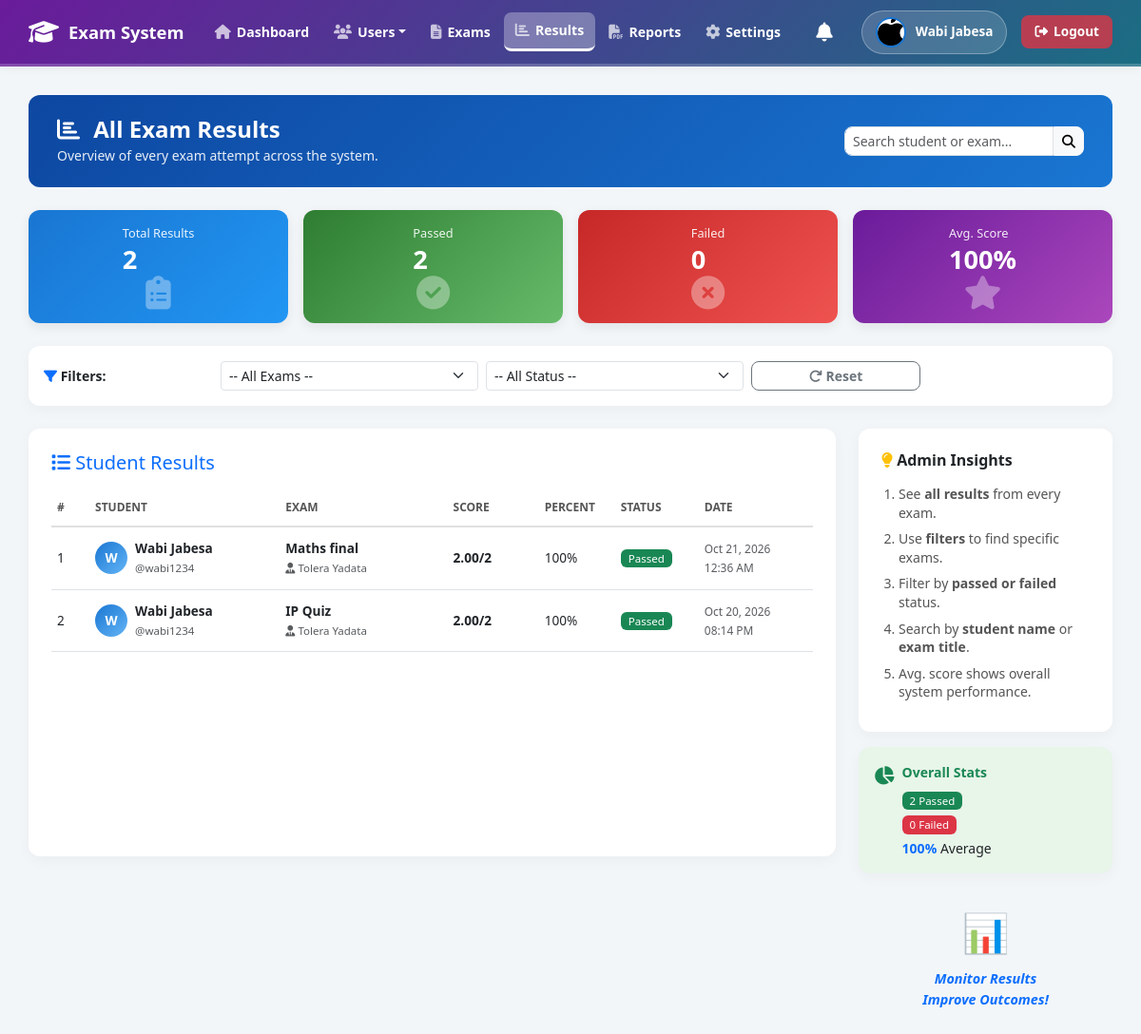
/admin/results.php (signed in), run on the app's committed database.
### tables this page shows
CREATE TABLE `users` (
  `user_id` int(11) NOT NULL,
  `name` varchar(100) NOT NULL,
  `email` varchar(100) NOT NULL,
  `username` varchar(50) NOT NULL,
  `password` varchar(255) NOT NULL,
  `role` varchar(20) NOT NULL,
  `status` varchar(10) DEFAULT 'Active',
  `created_at` datetime DEFAULT current_timestamp(),
  `profile_image` varchar(255) DEFAULT NULL
);

CREATE TABLE `attempts` (
  `attempt_id` int(11) NOT NULL,
  `student_id` int(11) NOT NULL,
  `exam_id` int(11) NOT NULL,
  `start_time` datetime DEFAULT current_timestamp(),
  `end_time` datetime DEFAULT NULL,
  `score` decimal(5,2) DEFAULT NULL,
  `status` varchar(20) DEFAULT 'In Progress'
);

CREATE TABLE `exams` (
  `exam_id` int(11) NOT NULL,
  `title` varchar(100) NOT NULL,
  `subject` varchar(100) NOT NULL,
  `exam_type` varchar(50) NOT NULL,
  `duration_minutes` int(11) NOT NULL,
  `start_time` datetime NOT NULL,
  `end_time` datetime NOT NULL,
  `description` text DEFAULT NULL,
  `created_by` int(11) NOT NULL,
  `created_at` datetime DEFAULT current_timestamp(),
  `status` varchar(20) DEFAULT 'Draft',
  `total_questions` int(11) DEFAULT 0
);

### admin/results.php (the view, shortened to what this page needs)
<?php
require_once ROOT_PATH . '/db_connect.php';
include ROOT_PATH . '/includes/header.php';
$search = isset($_GET['search']) ? trim($_GET['search']) : "";
$where = "WHERE a.status = 'Completed'";
$results = $conn->query("
    SELECT
        a.*,
        u.name as student_name,
        u.username as student_username,
        e.title as exam_title,
        e.subject,
        e.created_by,
        t.name as teacher_name,
        (SELECT IFNULL(SUM(marks), 0) FROM questions q WHERE q.exam_id = e.exam_id) as total_marks
    FROM attempts a
    JOIN users u ON a.student_id = u.user_id
    JOIN exams e ON a.exam_id = e.exam_id
    JOIN users t ON e.created_by = t.user_id
    $where
    ORDER BY a.end_time DESC
");
$total_results = $conn->query("SELECT COUNT(*) as c FROM attempts WHERE status='Completed'")->fetch_assoc()['c'];
$passed_count = 0;
$failed_count = 0;
$total_percent = 0;
$total_rows = 0;
$stats_query = $conn->query("
    SELECT a.score,
        (SELECT IFNULL(SUM(marks),1) FROM questions q WHERE q.exam_id = a.exam_id) as t_marks
    FROM attempts a WHERE a.status='Completed'
");
while ($row = $stats_query->fetch_assoc()) {
    $pct = ($row['t_marks'] > 0) ? ($row['score'] / $row['t_marks']) * 100 : 0;
    if ($pct >= 50) $passed_count++; else $failed_count++;
    $total_percent += $pct;
    $total_rows++;
}
$avg_percent = ($total_rows > 0) ? round($total_percent / $total_rows, 1) : 0;
?>
<div class="main-content">
    <div class="page-header-box d-flex justify-content-between align-items-center mb-4">
        <div>
            <h4 class="m-0 fw-bold"><i class="fas fa-chart-bar me-2"></i> All Exam Results</h4>
            <small>Overview of every exam attempt across the system.</small>
        </div>
        <div>
            <form method="GET" action="" class="d-flex">
                <input type="text" name="search" class="form-control form-control-sm" placeholder="Search student or exam..." value="<?php echo htmlspecialchars($search); ?>" style="width: 220px; border-radius: 8px 0 0 8px;">
                <button type="submit" class="btn btn-light btn-sm" style="border-radius: 0 8px 8px 0;"><i class="fas fa-search"></i></button>
            </form>
        </div>
    </div>
    <div class="row g-3 mb-4">
        <div class="col-md-3">
            <div class="card summary-card" style="background: linear-gradient(135deg, #1976d2, #2196f3);">
                <div><small>Total Results</small><h3><?php echo $total_results; ?></h3></div>
                <i class="fas fa-clipboard-list"></i>
            </div>
        </div>
        <div class="col-md-3">
            <div class="card summary-card" style="background: linear-gradient(135deg, #2e7d32, #66bb6a);">
                <div><small>Passed</small><h3><?php echo $passed_count; ?></h3></div>
                <i class="fas fa-check-circle"></i>
            </div>
        </div>
        <div class="col-md-3">
            <div class="card summary-card" style="background: linear-gradient(135deg, #c62828, #ef5350);">
                <div><small>Failed</small><h3><?php echo $failed_count; ?></h3></div>
                <i class="fas fa-times-circle"></i>
            </div>
        </div>
        <div class="col-md-3">
            <div class="card summary-card" style="background: linear-gradient(135deg, #6a1b9a, #ab47bc);">
                <div><small>Avg. Score</small><h3><?php echo $avg_percent; ?>%</h3></div>
                <i class="fas fa-star"></i>
            </div>
        </div>
    </div>
    <div class="card p-3 mb-4">
        <form method="GET" action="" class="row g-2 align-items-center">
            <div class="col-md-2">
                <strong class="small"><i class="fas fa-filter text-primary"></i> Filters:</strong>
            </div>
            <div class="col-md-3">
                <select name="exam" class="form-select form-select-sm" onchange="this.form.submit()">
                    <option value="0">-- All Exams --</option>
                </select>
            </div>
            <div class="col-md-3">
                <select name="status" class="form-select form-select-sm" onchange="this.form.submit()">
                    <option value="">-- All Status --</option>
                </select>
            </div>
            <div class="col-md-2">
                <a href="results.php" class="btn btn-outline-secondary btn-sm w-100"><i class="fas fa-redo"></i> Reset</a>
            </div>
        </form>
    </div>
    <div class="row g-4">
        <div class="col-lg-9">
            <div class="card p-4" style="min-height: 450px;">
                <h5 class="text-primary mb-3">
                    <i class="fas fa-list"></i> Student Results
                </h5>
                <table class="table table-hover align-middle mb-0">
                    <thead>
                        <tr>
                            <th style="width: 5%;">#</th>
                            <th style="width: 25%;">Student</th>
                            <th style="width: 22%;">Exam</th>
                            <th style="width: 12%;">Score</th>
                            <th style="width: 10%;">Percent</th>
                            <th style="width: 11%;">Status</th>
                            <th style="width: 15%;">Date</th>
                        </tr>
                    </thead>
                    <tbody>
                        <?php
                        if ($results->num_rows > 0) {
                            $i = 1;
                            while ($r = $results->fetch_assoc()) {
                                $percent = ($r['total_marks'] > 0) ? round(($r['score'] / $r['total_marks']) * 100) : 0;
                                $passed = $percent >= 50;
                                $status_badge = $passed ? '<span class="badge bg-success">Passed</span>' : '<span class="badge bg-danger">Failed</span>';
                        ?>
                            <tr>
                                <td><?php echo $i; ?></td>
                                <td>
                                    <div class="d-flex align-items-center">
                                        <div class="avatar-circle"><?php echo strtoupper(substr($r['student_name'], 0, 1)); ?></div>
                                        <div class="ms-2">
                                            <strong style="font-size: 0.85rem;"><?php echo htmlspecialchars($r['student_name']); ?></strong><br>
                                            <small class="text-muted" style="font-size: 0.72rem;">@<?php echo htmlspecialchars($r['student_username']); ?></small>
                                        </div>
                                    </div>
                                </td>
                                <td>
                                    <strong style="font-size: 0.85rem;"><?php echo htmlspecialchars($r['exam_title']); ?></strong><br>
                                    <small class="text-muted" style="font-size: 0.72rem;"><i class="fas fa-user-tie"></i> <?php echo htmlspecialchars($r['teacher_name']); ?></small>
                                </td>
                                <td><strong><?php echo $r['score']; ?>/<?php echo $r['total_marks']; ?></strong></td>
                                <td><?php echo $percent; ?>%</td>
                                <td><?php echo $status_badge; ?></td>
                                <td><small class="text-muted"><?php echo date('M d, Y', strtotime($r['end_time'])); ?><br><?php echo date('h:i A', strtotime($r['end_time'])); ?></small></td>
                            </tr>
                        <?php
                                $i++;
                            }
                        } else {
                            echo "<tr><td colspan='7' class='text-center text-muted py-5'>
                                    <i class='fas fa-chart-pie fa-3x mb-3 d-block' style='opacity: 0.3;'></i>
                                    No results found. Try changing the filters.
                                  </td></tr>";
                        }
                        ?>
                    </tbody>
                </table>
            </div>
        </div>
        <div class="col-lg-3">
            <div class="card p-4 mb-3">
                <h6 class="fw-bold mb-3"><i class="fas fa-lightbulb text-warning"></i> Admin Insights</h6>
                <ol class="tips-list small">
                    <li>See <strong>all results</strong> from every exam.</li>
                    <li>Use <strong>filters</strong> to find specific exams.</li>
                    <li>Filter by <strong>passed or failed</strong> status.</li>
                    <li>Search by <strong>student name</strong> or <strong>exam title</strong>.</li>
                    <li>Avg. score shows overall system performance.</li>
                </ol>
            </div>
            <div class="card p-3 mb-3" style="background:#e8f5e9;">
                <div class="d-flex align-items-start">
                    <i class="fas fa-chart-pie text-success me-2 mt-1" style="font-size:1.2rem;"></i>
                    <div>
                        <strong class="text-success small d-block mb-2">Overall Stats</strong>
                        <div class="small">
                            <span class="badge bg-success mb-1"><?php echo $passed_count; ?> Passed</span><br>
                            <span class="badge bg-danger mb-1"><?php echo $failed_count; ?> Failed</span><br>
                            <strong class="text-primary"><?php echo $avg_percent; ?>%</strong> Average
                        </div>
                    </div>
                </div>
            </div>
            <div class="text-center py-3">
                <div style="font-size:2.5rem; color:#1976d2;">📊</div>
                <p class="text-primary fst-italic fw-bold mt-2 mb-0" style="font-size:0.9rem;">
                    Monitor Results<br>Improve Outcomes!
                </p>
            </div>
        </div>
    </div>
</div>
<?php include ROOT_PATH . '/includes/footer.php'; ?>

### includes/header.php (shortened to what this page needs)
<?php
$header_img = null;
if (isset($conn) && isset($_SESSION['user_id'])) {
    $header_uid = $_SESSION['user_id'];
    $header_img_q = $conn->query("SELECT profile_image FROM users WHERE user_id = $header_uid");
    $header_img = ($header_img_q && $header_img_q->num_rows > 0) ? $header_img_q->fetch_assoc()['profile_image'] : null;
}
$base_path = (strpos($_SERVER['PHP_SELF'], '/admin/') !== false ||
              strpos($_SERVER['PHP_SELF'], '/teacher/') !== false ||
              strpos($_SERVER['PHP_SELF'], '/student/') !== false ||
              strpos($_SERVER['PHP_SELF'], '/shared/') !== false) ? "../" : "";
?>
<!DOCTYPE html>
<html lang="en">
<head>
    <link href="https://cdn.jsdelivr.net/npm/bootstrap@5.3.0/dist/css/bootstrap.min.css" rel="stylesheet">
    <link rel="stylesheet" href="https://cdnjs.cloudflare.com/ajax/libs/font-awesome/6.4.0/css/all.min.css">
</head>
<body>
<div class="top-navbar">
    <a href="<?php echo $base_path; ?>index.php" class="nav-brand">
        <i class="fas fa-graduation-cap"></i> Exam System
    </a>
    <div class="nav-menu">
        <?php include ROOT_PATH . '/includes/sidebar.php'; ?>
    </div>
    <div class="user-menu">
        <div class="nav-dropdown" style="margin-right: 10px;">
            <a href="#" class="dropdown-toggle bell-icon" data-bs-toggle="dropdown" aria-expanded="false" style="text-decoration: none; color: #555; position: relative; padding: 5px;">
                <i class="fas fa-bell fa-lg"></i>
            </a>
        </div>
        <div class="user-badge">
            <?php if (!empty($header_img)): ?>
                <img src="<?php echo $base_path; ?>assets/uploads/<?php echo htmlspecialchars($header_img); ?>" alt="Profile">
            <?php else: ?>
                <i class="fas fa-user-circle"></i>
            <?php endif; ?>
            <span><?php echo htmlspecialchars($_SESSION['name']); ?></span>
        </div>
        <a href="<?php echo $base_path; ?>logout.php" class="logout-btn">
            <i class="fas fa-sign-out-alt"></i> Logout
        </a>
    </div>
</div>

### admin/results.php (style rules this page uses)
.page-header-box { background: linear-gradient(135deg, #0d47a1, #1976d2); color: white; padding: 22px 30px; border-radius: 12px; }
.page-header-box small { opacity: 0.9; }
.summary-card { display: flex; justify-content: space-between; align-items: center; padding: 15px 20px; color: white; border-radius: 12px; box-shadow: 0 4px 12px rgba(0,0,0,0.08); }
.summary-card small { font-size: 0.8rem; opacity: 0.9; display: block; margin-bottom: 2px; }
.summary-card h3 { font-weight: 700; margin: 0; font-size: 1.7rem; }
.summary-card i { font-size: 2.2rem; opacity: 0.35; }
.avatar-circle { width: 34px; height: 34px; border-radius: 50%; background: linear-gradient(135deg, #1976d2, #64b5f6); color: white; display: flex; align-items: center; justify-content: center; font-weight: bold; font-size: 0.85rem; }
.table th { font-weight: 600; font-size: 0.75rem; color: #555; border-top: none; text-transform: uppercase; padding: 10px 6px; }
.table td { font-size: 0.85rem; vertical-align: middle; padding: 12px 6px; }
.tips-list { padding-left: 18px; margin-bottom: 0; }
.tips-list li { margin-bottom: 8px; color: #555; line-height: 1.4; }
.badge { font-size: 0.72rem; padding: 4px 8px; font-weight: 500; }

### data on the page
users: profile_image (picture)
attempts: users.name "W", users.name "Wabi Jabesa", users.username "wabi1234", exam.title "Maths final", users.name "Tolera Yadata", score "2.00", total_marks "2", percent "100", shows "Passed", end_time "Oct 21, 2026", end_time "12:36 AM"
attempts: users.name "W", users.name "Wabi Jabesa", users.username "wabi1234", exam.title "IP Quiz", users.name "Tolera Yadata", score "2.00", total_marks "2", percent "100", shows "Passed", end_time "Oct 20, 2026", end_time "08:14 PM"

### other printed values
$_SESSION['name'] "Wabi Jabesa"
$total_results "2"
$passed_count "2"
$failed_count "0"
$avg_percent "100"
